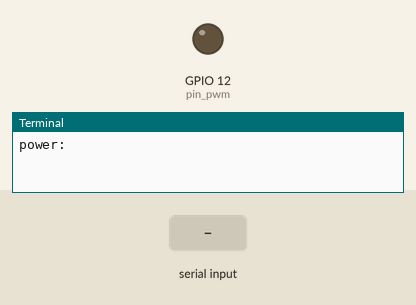
A program run on a simulated Raspberry Pi (BCM pin numbers). Shown: output pins drawn as LEDs (lit = HIGH), the last lines printed to the terminal. Inputs (shaded band) come from the test bench.

Above: at 1.2 s.
1.3 s: "5" typed at the terminal, then Enter
At 2.1 s:
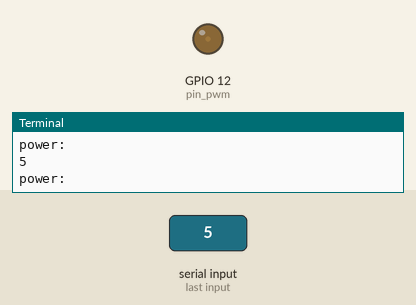
2.8 s: "90" typed at the terminal, then Enter
At 3.3 s:
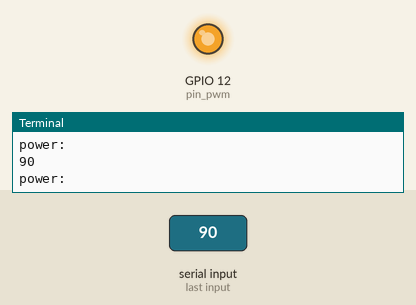
Timing chart, 0 to 5.8 s (numbered marks = the images above; inputs shaded):
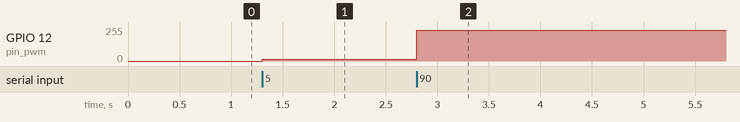

The program:

LaserCtrl.py
```python
#!/usr/bin/python
# -*- coding: utf-8 -*-
#
# 提供LaserCtrl类及相关方法，用于控制激光头

import RPi.GPIO as gpio
import time

__author__ = 'vbcpascal'
__version__ = '1.0'

OPENED = True
CLOSED = False


class LaserCtrl(object):
    def __init__(self, pin_pwm=None, frequency=50,
                 gpio_mode="BOARD"):
        self.pin_pwm = pin_pwm
        self.frequency = frequency

        if (gpio_mode == "BCM"):
            gpio.setmode(gpio.BCM)
        else:
            gpio.setmode(gpio.BOARD)

        if self.pin_pwm != None:
            gpio.setup(pin_pwm, gpio.OUT)
            self.p = gpio.PWM(pin_pwm, frequency)     # set frequency
            self.p.start(0)

        self.status = CLOSED

    def open(self):
        self.change_duty_cycle(85)
        self.status = OPENED

    def close(self):
        self.change_duty_cycle(0)
        self.status = CLOSED

    def get_status(self):
        return self.status

    def change_duty_cycle(self, i):
        self.p.ChangeDutyCycle(i)

    def finish(self):
        self.p.ChangeDutyCycle(0)
        self.p.stop()

    def test(self):
        try:
            while True:
                try:
                    i = int(input('power: '))
                    self.change_duty_cycle(i)
                except:
                    print('error input. Please input a number between 1 and 100.')
        except KeyboardInterrupt:
            print('close')
            self.finish()


if __name__ == '__main__':
    p = LaserCtrl(pin_pwm=12)
    p.test()
```

Measured:
- after the input at 1.3 s, GPIO 12 (pin_pwm): 0/255 → 13/255 at once
- after the input at 2.8 s, GPIO 12 (pin_pwm): 13/255 → 230/255 at once
